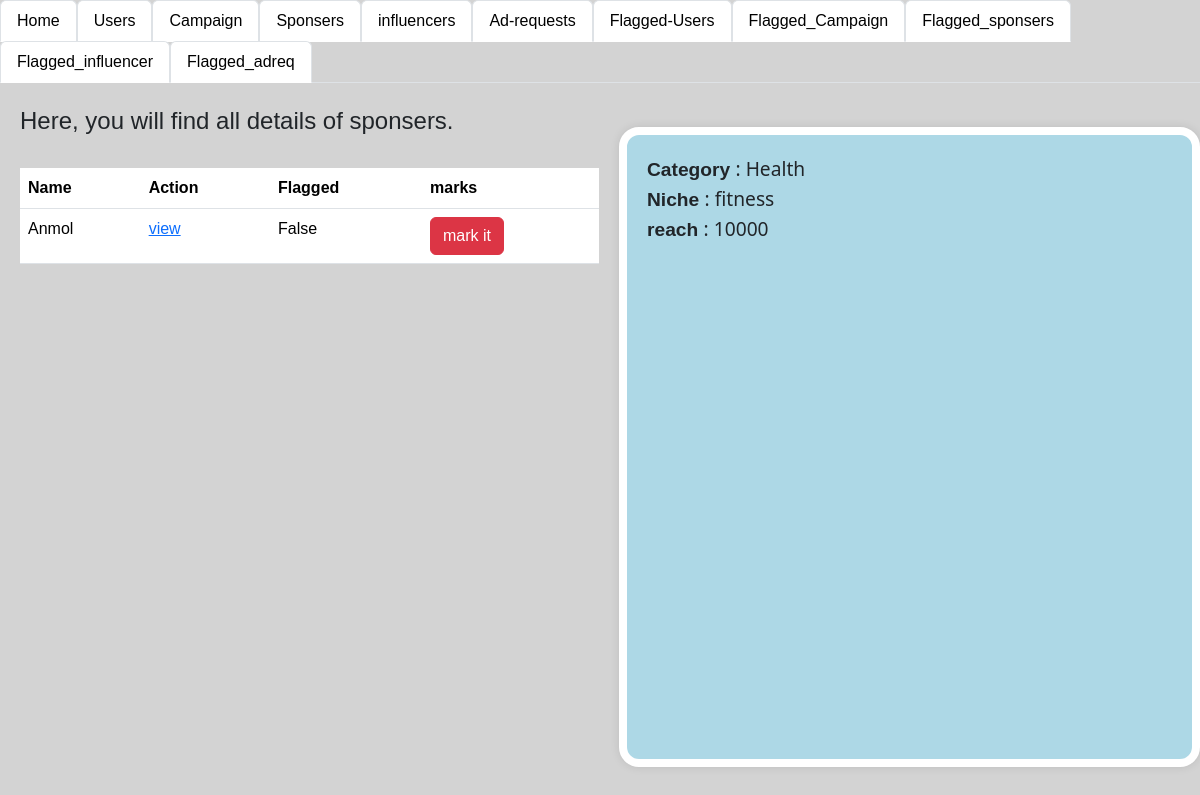
Screenshot of /admin_info/1 with the database file from the repository.
### app.py (models this page shows)
class influencer(db.Model):
    __tablename__='influcener'
    influencer_id=db.Column(db.Integer,primary_key=True,autoincrement=True)
    name=db.Column(db.String,db.ForeignKey(user.username))
    Category=db.Column(db.String)
    Niche=db.Column(db.String)
    reach=db.Column(db.Integer)
    user_id=db.Column(db.Integer,db.ForeignKey(user.user_id))
    photo_path = db.Column(db.String)
    flagged_info=db.Column(db.Boolean, default=False)

### app.py (the view)
@app.route("/admin_info/<int:info_id>",methods={"GET"})
def admin_info1(info_id):
    infodata=db.session.query(influencer).all()
    info12=db.session.query(influencer).filter(influencer.influencer_id==info_id).first()
    return render_template("admin_info.html",infodata=infodata,info12=info12)

### templates/admin_info.html (shortened to what this page needs)
<!DOCTYPE html>
<html lang="en">
<head>
    <link rel="stylesheet" href="\static\style.css">
    <link href="https://cdn.jsdelivr.net/npm/bootstrap@5.3.3/dist/css/bootstrap.min.css" rel="stylesheet">
</head>
<body style="background-color: lightgray;">
  <ul class="nav nav-tabs">
    <li class="nav-item">
      <a class="nav-link active" aria-current="page" href="/login">Home</a>
    </li>
    <li class="nav-item">
      <a class="nav-link active" aria-current="page" href="/login_users">Users</a>
    </li>
    <li class="nav-item">
      <a class="nav-link active" aria-current="page" href="/login_camp" >Campaign</a>
    </li>
    <li class="nav-item">
      <a class="nav-link active" aria-current="page" href="/admin_spons" >Sponsers</a>
    </li>
    <li class="nav-item">
      <a class="nav-link active" aria-current="page" href="/admin_info" >influencers</a>
    </li>
    <li class="nav-item">
      <a class="nav-link active" aria-current="page" href="/admin_adreq" >Ad-requests</a>
  </li>
  <li class="nav-item">
    <a class="nav-link active" aria-current="page" href="/login_users/flag">Flagged-Users</a>
  </li>
    <li class="nav-item">
      <a class="nav-link active" aria-current="page" href="/login_camp/flag" >Flagged_Campaign</a>
    </li>
    <li class="nav-item">
      <a class="nav-link active" aria-current="page" href="/login_spons/flag" >Flagged_sponsers</a>
    </li>
    <li class="nav-item">
      <a class="nav-link active" aria-current="page" href="/admin_info/flag" >Flagged_influencer</a>
    </li>
    <li class="nav-item">
      <a class="nav-link active" aria-current="page" href="/admin_adreq/flag" >Flagged_adreq</a>
    </li>
  </ul>
  <div class="seperate">
    <div style="width: 50%; margin-left: 20px;">
        <h4>Here, you will find all details of sponsers.</h4><br>
        <table class="table table-hover">
          <tr>
            <th>Name</th>
            <th>Action</th>
            <th>Flagged</th>
            <th>marks</th>
          </tr>
            {% for i in infodata %}
          <tr>
            <td>{{i.name}}</td>
            <td><a href="/admin_info/{{i.influencer_id}}">view</a></td>
            <td>{{i.flagged_info}}</td>
            {% if i.flagged_info == false %}
            <td><a class="btn btn-danger" href="/admin_info_flag/{{i.influencer_id}}">mark it</a></td>
            {% else %}
            <td><a class="btn btn-success" href="/admin_info_flag_false/{{i.influencer_id}}">unmark it</a></td>
            {% endif %}
        </tr>
            {% endfor %}
        </table>
    </div >
    <div class="admin_camp_details">
     <b> Category </b>: {{info12.Category }}<br>
     <b> Niche </b>: {{info12.Niche}}<br>
     <b> reach </b>: {{info12.reach}}<br>
    </div>
  </div>
</body>
</html>

### static/style.css (style rules this page uses)
* { font-family:Tahoma, Geneva, Verdana, sans-serif; height: auto; }
.seperate { display: flex; }
.admin_camp_details { font-family: 'Segoe UI'; font-size: larger; text-align:start; align-items: center; border-radius: 20px; height: 80vh; width: 50%; margin-left: 20px; border: 8px solid white; background-color:lightblue; padding: 20px; box-shadow: 0 0 10px rgba(0, 0, 0, 0.1); margin-top: 20px; }

### rows the page displays
influencer: name "Anmol", flagged_info "False", Category "Health", Niche "fitness", reach "10000"
